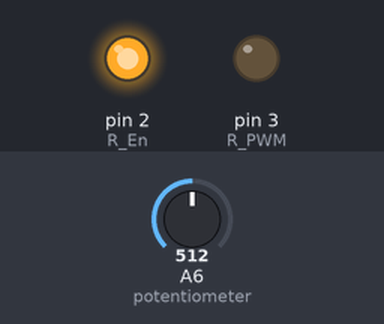
The sketch below on a simulated Arduino Nano, built with avr-gcc and run on an emulated ATmega328P. On the bench: output pins drawn as LEDs (lit = HIGH). Inputs (shaded band) come from the test bench; at power-on: A6 (potentiometer) = 512. Pins used as bus, display or sensor lines are not drawn; what the sketch prints to the serial monitor is not drawn.

Above: at 1.7 s.
1.8 s: A6 (potentiometer) set to 306
At 2.1 s:
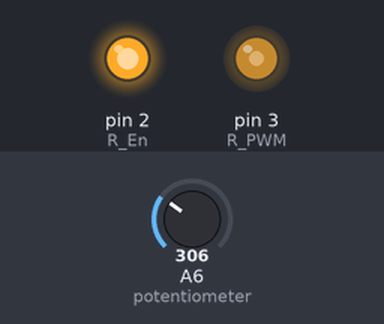
3.3 s: A6 (potentiometer) set to 122
At 4.4 s:
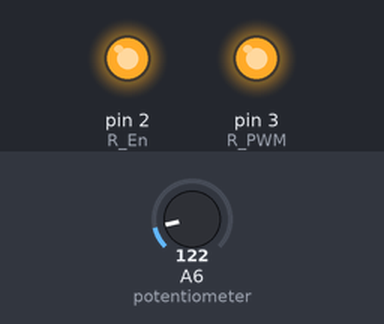
Timing chart, 0 to 6.3 s (numbered marks = the images above; inputs shaded):
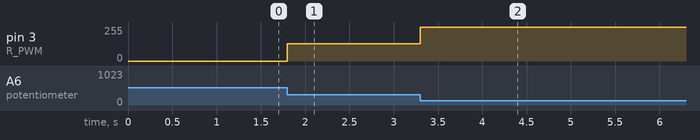

The sketch:

hbridge_testing_module.ino
```cpp
// Code for the H-Bridge testing module

int potVal;
const byte potentiometer = A6;
const int R_PWM = 3;
const int R_En = 2;
const int L_PWM = 1;
const int L_En = 0;

const int midVal = 500;
const int deadZone = 10;

const int leftHigh = 893;
const int rightHigh = 125;

void setup() {
  Serial.begin(115200);
  while(!Serial){}

  pinMode(potentiometer, INPUT);
  pinMode(R_PWM, OUTPUT);
  pinMode(R_En, OUTPUT);
  pinMode(L_PWM, OUTPUT);
  pinMode(L_En, OUTPUT);
  digitalWrite(R_En, HIGH);
  digitalWrite(L_En, HIGH);

  delay(500);
}

void loop() {
  potVal = analogRead(potentiometer);
  //Serial.println(potVal);


  if (potVal <= midVal-deadZone){
    //Right
    potVal = map(potVal, midVal-deadZone, rightHigh, 0, 255);
    potVal = constrain(potVal, 0, 255);
    analogWrite(R_PWM, potVal);
    digitalWrite(L_PWM, 0);

  } else if (potVal >= midVal+deadZone){
    //Left
    potVal = map(potVal, midVal+deadZone, leftHigh, 0, 255);
    potVal = constrain(potVal, 0, 255);
    analogWrite(L_PWM, potVal);
    digitalWrite(R_PWM, 0);

  } else {
    potVal = 0;
    analogWrite(R_PWM, potVal);
    digitalWrite(L_PWM, potVal);
  }

  Serial.println(potVal);

  delay(1);
}
```

Measured:
- after the input at 1.8 s, pin 3 (R_PWM): 0/255 → 128/255 at once
- after the input at 3.3 s, pin 3 (R_PWM): 128/255 → 255/255 at once
